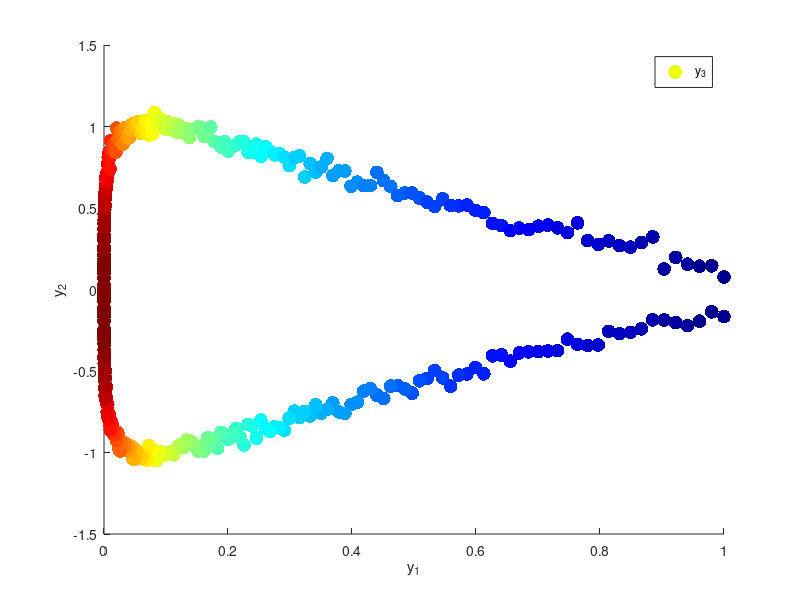

MATLAB code for this plot:
%%
%     Curso do canal ExataMenteS
%     Aula 32 - Dados Multidimensionais 
%     Se inscreva no canal e nos ajude a crescer <3
%     Vamos melhorar o Brasil atraves da tecnologia :)
%     https://www.youtube.com/channel/UCZyFebN0_gF2yy5fhVhlXtA
%     Instrutor: Joao Pinheiro
%%


% Numero de pontos
n = 400;

% create a 3D dataset
x = linspace(-1,1,n)
d1 = x.^4 % x^4
d2 = sin(3*x) % sin(3x)
d3 = exp(-x.^2) % e^-x^2

% Combinar os dados com algum ruido
y = [ d1; d2+randn(1,n)/30; d3;];

figure(1), clf
scatter(y(1,:), y(2,:), 100, y(3,:), 'filled')

% Eixos do grafico
colormap(jet) % mudar as cores do grafico
xlabel('y_1'), ylabel('y_2'), legend('y_3')

%%
